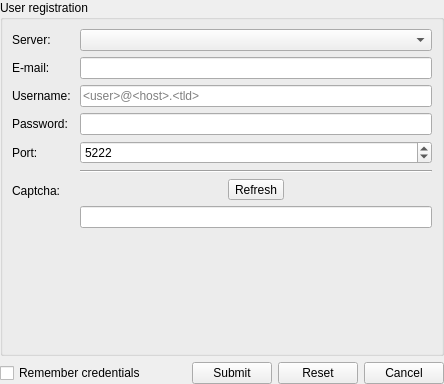
     <widget class="QWidget" name="page_account_signup_ui">
      <layout class="QVBoxLayout" name="verticalLayout_4">
       <property name="leftMargin">
        <number>0</number>
       </property>
       <property name="topMargin">
        <number>0</number>
       </property>
       <property name="rightMargin">
        <number>0</number>
       </property>
       <property name="bottomMargin">
        <number>0</number>
       </property>
       <item>
        <widget class="QFrame" name="frame_registration_details">
         <property name="frameShape">
          <enum>QFrame::NoFrame</enum>
         </property>
         <property name="frameShadow">
          <enum>QFrame::Raised</enum>
         </property>
         <layout class="QVBoxLayout" name="verticalLayout_2">
          <property name="leftMargin">
           <number>0</number>
          </property>
          <property name="topMargin">
           <number>0</number>
          </property>
          <property name="rightMargin">
           <number>0</number>
          </property>
          <property name="bottomMargin">
           <number>0</number>
          </property>
          <item>
           <widget class="QGroupBox" name="groupBox_user_registration_details">
            <property name="title">
             <string>User registration</string>
            </property>
            <layout class="QVBoxLayout" name="verticalLayout_3">
             <item>
              <widget class="QFrame" name="frame_registration_form">
               <property name="frameShape">
                <enum>QFrame::NoFrame</enum>
               </property>
               <property name="frameShadow">
                <enum>QFrame::Raised</enum>
               </property>
               <layout class="QFormLayout" name="formLayout">
                <property name="leftMargin">
                 <number>0</number>
                </property>
                <property name="topMargin">
                 <number>0</number>
                </property>
                <property name="rightMargin">
                 <number>0</number>
                </property>
                <property name="bottomMargin">
                 <number>0</number>
                </property>
                <item row="1" column="0">
                 <widget class="QLabel" name="label_email">
                  <property name="text">
                   <string>E-mail: </string>
                  </property>
                 </widget>
                </item>
                <item row="1" column="1">
                 <widget class="QLineEdit" name="lineEdit_email">
                  <property name="maxLength">
                   <number>512</number>
                  </property>
                  <property name="clearButtonEnabled">
                   <bool>true</bool>
                  </property>
                 </widget>
                </item>
                <item row="2" column="0">
                 <widget class="QLabel" name="label_username">
                  <property name="text">
                   <string>Username: </string>
                  </property>
                 </widget>
                </item>
                <item row="2" column="1">
                 <widget class="QLineEdit" name="lineEdit_username">
                  <property name="maxLength">
                   <number>256</number>
                  </property>
                  <property name="placeholderText">
                   <string>&lt;user&gt;@&lt;host&gt;.&lt;tld&gt;</string>
                  </property>
                  <property name="clearButtonEnabled">
                   <bool>true</bool>
                  </property>
                 </widget>
                </item>
                <item row="3" column="0">
                 <widget class="QLabel" name="label_password">
                  <property name="text">
                   <string>Password: </string>
                  </property>
                 </widget>
                </item>
                <item row="3" column="1">
                 <widget class="QLineEdit" name="lineEdit_password">
                  <property name="maxLength">
                   <number>256</number>
                  </property>
                  <property name="echoMode">
                   <enum>QLineEdit::Password</enum>
                  </property>
                  <property name="clearButtonEnabled">
                   <bool>true</bool>
                  </property>
                 </widget>
                </item>
                <item row="4" column="0">
                 <widget class="QLabel" name="label_xmpp_port">
                  <property name="text">
                   <string>Port: </string>
                  </property>
                 </widget>
                </item>
                <item row="4" column="1">
                 <widget class="QSpinBox" name="spinBox_xmpp_port">
                  <property name="minimum">
                   <number>80</number>
                  </property>
                  <property name="maximum">
                   <number>65535</number>
                  </property>
                  <property name="value">
                   <number>5222</number>
                  </property>
                 </widget>
                </item>
                <item row="6" column="0">
                 <widget class="QLabel" name="label_xmpp_captcha">
                  <property name="text">
                   <string>Captcha: </string>
                  </property>
                 </widget>
                </item>
                <item row="6" column="1">
                 <widget class="QFrame" name="frame_xmpp_captcha">
                  <property name="frameShape">
                   <enum>QFrame::NoFrame</enum>
                  </property>
                  <property name="frameShadow">
                   <enum>QFrame::Raised</enum>
                  </property>
                  <layout class="QVBoxLayout" name="verticalLayout_10">
                   <property name="leftMargin">
                    <number>0</number>
                   </property>
                   <property name="topMargin">
                    <number>0</number>
                   </property>
                   <property name="rightMargin">
                    <number>0</number>
                   </property>
                   <property name="bottomMargin">
                    <number>0</number>
                   </property>
                   <item>
                    <widget class="QFrame" name="frame_xmpp_captcha_top">
                     <property name="frameShape">
                      <enum>QFrame::NoFrame</enum>
                     </property>
                     <property name="frameShadow">
                      <enum>QFrame::Raised</enum>
                     </property>
                     <layout class="QHBoxLayout" name="horizontalLayout_4">
                      <property name="leftMargin">
                       <number>0</number>
                      </property>
                      <property name="topMargin">
                       <number>0</number>
                      </property>
                      <property name="rightMargin">
                       <number>0</number>
                      </property>
                      <property name="bottomMargin">
                       <number>0</number>
                      </property>
                      <item>
                       <layout class="QFormLayout" name="formLayout_recv_captcha"/>
                      </item>
                      <item>
                       <widget class="QToolButton" name="toolButton_xmpp_captcha_refresh">
                        <property name="text">
                         <string>Refresh</string>
                        </property>
                       </widget>
                      </item>
                     </layout>
                    </widget>
                   </item>
                   <item>
                    <widget class="QFrame" name="frame_xmpp_captcha_bottom">
                     <property name="frameShape">
                      <enum>QFrame::NoFrame</enum>
                     </property>
                     <property name="frameShadow">
                      <enum>QFrame::Raised</enum>
                     </property>
                     <layout class="QHBoxLayout" name="horizontalLayout_5">
                      <property name="leftMargin">
                       <number>0</number>
                      </property>
                      <property name="topMargin">
                       <number>0</number>
                      </property>
                      <property name="rightMargin">
                       <number>0</number>
                      </property>
                      <property name="bottomMargin">
                       <number>0</number>
                      </property>
                      <item>
                       <widget class="QLineEdit" name="lineEdit_xmpp_captcha_input">
                        <property name="toolTip">
                         <string>The challenge response.</string>
                        </property>
                        <property name="maxLength">
                         <number>128</number>
                        </property>
                        <property name="clearButtonEnabled">
                         <bool>true</bool>
                        </property>
                       </widget>
                      </item>
                     </layout>
                    </widget>
                   </item>
                  </layout>
                 </widget>
                </item>
                <item row="5" column="1">
                 <widget class="Line" name="line">
                  <property name="orientation">
                   <enum>Qt::Horizontal</enum>
                  </property>
                 </widget>
                </item>
                <item row="0" column="0">
                 <widget class="QLabel" name="label_server_type">
                  <property name="text">
                   <string>Server: </string>
                  </property>
                 </widget>
                </item>
                <item row="0" column="1">
                 <widget class="QComboBox" name="comboBox_server_type"/>
                </item>
               </layout>
              </widget>
             </item>
             <item>
              <widget class="QFrame" name="frame_form_spacer_bottom">
               <property name="frameShape">
                <enum>QFrame::NoFrame</enum>
               </property>
               <property name="frameShadow">
                <enum>QFrame::Raised</enum>
               </property>
               <layout class="QVBoxLayout" name="verticalLayout_5">
                <property name="leftMargin">
                 <number>0</number>
                </property>
                <property name="topMargin">
                 <number>0</number>
                </property>
                <property name="rightMargin">
                 <number>0</number>
                </property>
                <property name="bottomMargin">
                 <number>0</number>
                </property>
                <item>
                 <spacer name="verticalSpacer">
                  <property name="orientation">
                   <enum>Qt::Vertical</enum>
                  </property>
                  <property name="sizeHint" stdset="0">
                   <size>
                    <width>20</width>
                    <height>110</height>
                   </size>
                  </property>
                 </spacer>
                </item>
               </layout>
              </widget>
             </item>
            </layout>
           </widget>
          </item>
         </layout>
        </widget>
       </item>
       <item>
        <widget class="QFrame" name="frame_signup_button_box">
         <property name="frameShape">
          <enum>QFrame::NoFrame</enum>
         </property>
         <property name="frameShadow">
          <enum>QFrame::Raised</enum>
         </property>
         <layout class="QHBoxLayout" name="horizontalLayout">
          <property name="leftMargin">
           <number>0</number>
          </property>
          <property name="topMargin">
           <number>0</number>
          </property>
          <property name="rightMargin">
           <number>0</number>
          </property>
          <property name="bottomMargin">
           <number>0</number>
          </property>
          <item>
           <widget class="QCheckBox" name="checkBox_remember_credentials">
            <property name="text">
             <string>Remember credentials</string>
            </property>
           </widget>
          </item>
          <item>
           <spacer name="horizontalSpacer">
            <property name="orientation">
             <enum>Qt::Horizontal</enum>
            </property>
            <property name="sizeHint" stdset="0">
             <size>
              <width>40</width>
              <height>20</height>
             </size>
            </property>
           </spacer>
          </item>
          <item>
           <widget class="QPushButton" name="pushButton_signup_submit">
            <property name="text">
             <string>Submit</string>
            </property>
           </widget>
          </item>
          <item>
           <widget class="QPushButton" name="pushButton_signup_reset">
            <property name="text">
             <string>Reset</string>
            </property>
           </widget>
          </item>
          <item>
           <widget class="QPushButton" name="pushButton_signup_cancel">
            <property name="text">
             <string>Cancel</string>
            </property>
           </widget>
          </item>
         </layout>
        </widget>
       </item>
      </layout>
     </widget>
